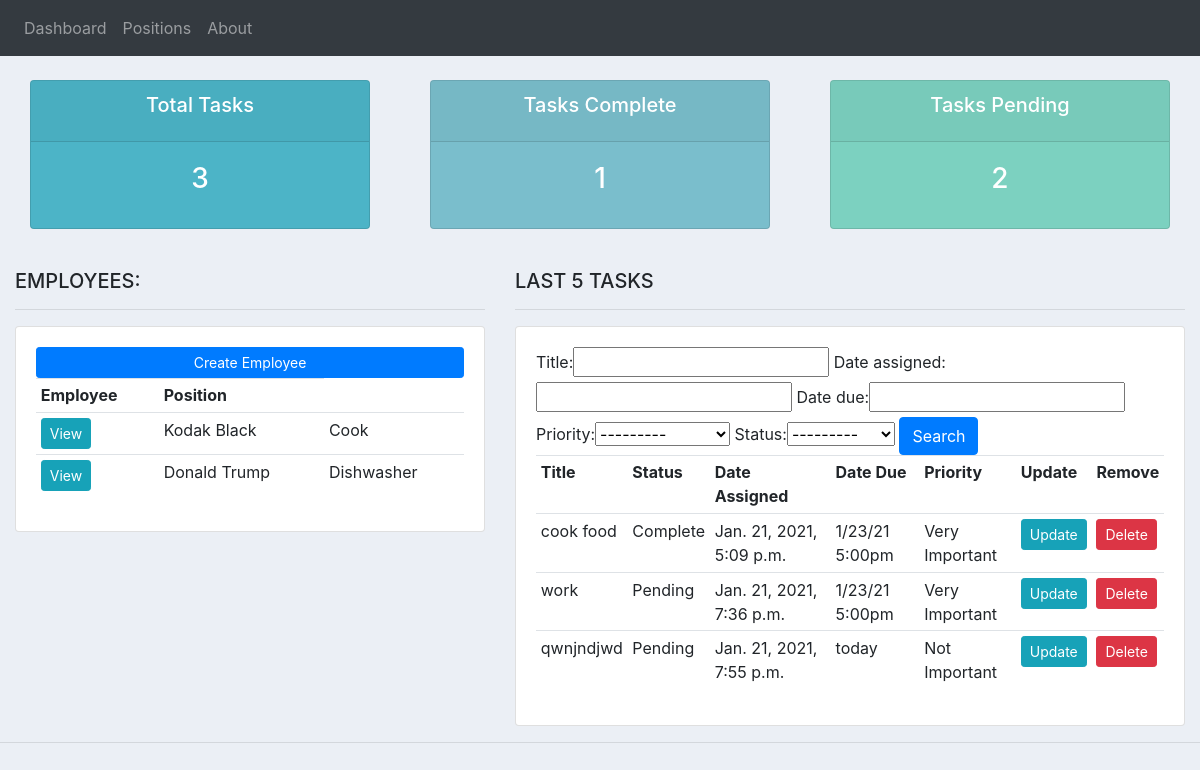
The page / on the database its author committed.
### schedule_app/models.py (models this page shows, shortened)
class Employee(models.Model):
    name = models.CharField(max_length=200, null=True)
    email = models.CharField(max_length=200, null=True)
    position = models.ForeignKey(
        Position, null=True, on_delete=models.SET_NULL)
    date_hired = models.DateTimeField(auto_now_add=True)

class Position(models.Model):
    title = models.CharField(max_length=200, null=True)
    description = models.CharField(max_length=200, null=True, blank=True)
    def __str__(self):
        return self.title

class Task(models.Model):
    STATUS = (
        ('Pending', 'Pending'),
        ('In Progress', 'In Progress'),
        ('Complete', 'Complete')
    )
    PRIORITY = (
        ('Not Important', 'Not Important'),
        ('Important', 'Important'),
        ('Very Important', 'Very Important')
    )
    title = models.CharField(max_length=200, null=True)
    note = models.CharField(max_length=200, null=True, blank=True)
    date_assigned = models.DateTimeField(auto_now_add=True)
    date_due = models.CharField(max_length=200, null=True, blank=True)
    priority = models.CharField(max_length=200, null=True, choices=PRIORITY)
    status = models.CharField(max_length=200, null=True, choices=STATUS)
    employee = models.ForeignKey(
        Employee, null=True, on_delete=models.SET_NULL)

### schedule_app/views.py (the view)
# urls.py: path('', views.home, name='home'),
def home(request):
    tasks = Task.objects.all()
    employees = Employee.objects.all()
    total_employees = employees.count()
    total_tasks = tasks.count()
    complete = tasks.filter(status='Complete').count()
    pending = tasks.filter(status='Pending').count()
    myFilter = TaskFilter(request.GET, queryset=tasks)
    tasks = myFilter.qs
    context = {'tasks': tasks, 'employees': employees,
               'total_employees': total_employees, 'total_tasks': total_tasks, 'complete': complete, 'pending': pending, 'myFilter': myFilter}
    return render(request, 'schedule_app/dashboard.html', context)

### schedule_app/templates/schedule_app/dashboard.html
{% extends 'schedule_app/main.html' %}
{% block content %}
{% include 'schedule_app/status.html' %}
<br>
<div class="row">
    <div class="col-md-5">
        <h5>EMPLOYEES:</h5>
        <hr>
        <div class="card card-body">
            <a class="btn btn-primary  btn-sm btn-block" href="">Create Employee</a>
            <table class="table table-sm">
                <tr>
                    <th>Employee</th>
                    <th>Position</th>
                </tr>
                {% for employee in employees %}
                <tr>
                    <td><a class="btn btn-sm btn-info" href="{% url 'employee' employee.id %}">View</a></td>
                    <td>{{employee.name}}</td>
                    <td>{{employee.position}}</td>
                </tr>
                {% endfor %}
            </table>
        </div>
    </div>
    <div class="col-md-7">
        <h5>LAST 5 TASKS</h5>
        <hr>
        <div class="card card-body">
            <form method="get">
                {{myFilter.form}}
                <button class="btn btn-primary" type="submit">Search</button>
            </form>
            <table class="table table-sm">
                <tr>
                    <th>Title</th>
                    <th>Status</th>
                    <th>Date Assigned</th>
                    <th>Date Due</th>
                    <th>Priority</th>
                    <th>Update</th>
                    <th>Remove</th>
                </tr>
                {% for task in tasks %}
                <tr>
                    <td>{{task.title}}</td>
                    <td>{{task.status}}</td>
                    <td>{{task.date_assigned}}</td>
                    <td>{{task.date_due}}</td>
                    <td>{{task.priority}}</td>
                    <td><a class="btn btn-sm btn-info" href="{% url 'update_task' task.id %}">Update</a></td>
                    <td><a class="btn btn-sm btn-danger" href="{% url 'delete_task' task.id %}">Delete</a></td>
                </tr>
                {% endfor %}
            </table>
        </div>
    </div>
</div>
{% endblock %}

### schedule_app/templates/schedule_app/main.html (shortened to what this page needs)
{% load static %}
<!DOCTYPE html>
<html>
<head>
    <link rel="stylesheet" href="https://stackpath.bootstrapcdn.com/bootstrap/4.3.1/css/bootstrap.min.css"
>
    <link rel="stylesheet" type="text/css" href="{% static '/css/main.css' %}">
</head>
<body>
    {% include 'schedule_app/navbar.html' %}
    <div class="container-fluid">
        {% block content %}
        {% endblock %}
    </div>
    <hr>
</body>
</html>

### schedule_app/templates/schedule_app/navbar.html (shortened to what this page needs)
{% load static %}
<nav class="navbar navbar-expand-lg navbar-dark bg-dark">
    <div class="collapse navbar-collapse" id="navbarNav">
        <ul class="navbar-nav">
            <li class="nav-item">
                <a class="nav-link" href="{% url 'home' %}">Dashboard</a>
            </li>
            <li class="nav-item">
                <a class="nav-link" href="{% url 'positions' %}">Positions</a>
            </li>
            <li class="nav-item">
                <a class="nav-link" href="{% url 'about' %}">About</a>
            </li>
        </ul>
    </div>
</nav>

### schedule_app/templates/schedule_app/status.html
<br>
<div class="row">
    <div class="col">
        <div class="col-md">
            <div class="card text-center text-white mb-3" id="total">
                <div class="card-header">
                    <h5 class="card-title">Total Tasks</h5>
                </div>
                <div class="card-body">
                    <h3 class="card-title">{{total_tasks}}</h3>
                </div>
            </div>
        </div>
    </div>
    <div class="col">
        <div class="col-md">
            <div class="card text-center text-white  mb-3" id="complete">
                <div class="card-header">
                    <h5 class="card-title">Tasks Complete</h5>
                </div>
                <div class="card-body">
                    <h3 class="card-title">{{complete}}</h3>
                </div>
            </div>
        </div>
    </div>
    <div class="col">
        <div class="col-md">
            <div class="card text-center text-white  mb-3" id="pending">
                <div class="card-header">
                    <h5 class="card-title">Tasks Pending</h5>
                </div>
                <div class="card-body">
                    <h3 class="card-title">{{pending}}</h3>
                </div>
            </div>
        </div>
    </div>
</div>

### schedule_app/static/css/main.css (style rules this page uses)
body { background-color: #ebeff5; }
#total { background-color: #4cb4c7; }
#complete { background-color: #7abecc; }
#pending { background-color: #7CD1C0; }

### rows shown on the page
Employee: name "Kodak Black", position "Cook"
Employee: name "Donald Trump", position "Dishwasher"
Task: title "cook food", status "Complete", date_assigned "Jan. 21, 2021, 5:09 p.m.", date_due "1/23/21 5:00pm", priority "Very Important"
Task: title "work", status "Pending", date_assigned "Jan. 21, 2021, 7:36 p.m.", date_due "1/23/21 5:00pm", priority "Very Important"
Task: title "qwnjndjwd", status "Pending", date_assigned "Jan. 21, 2021, 7:55 p.m.", date_due "today", priority "Not Important"

### other values the page prints
{{ total_tasks }} "3"
{{ complete }} "1"
{{ pending }} "2"
